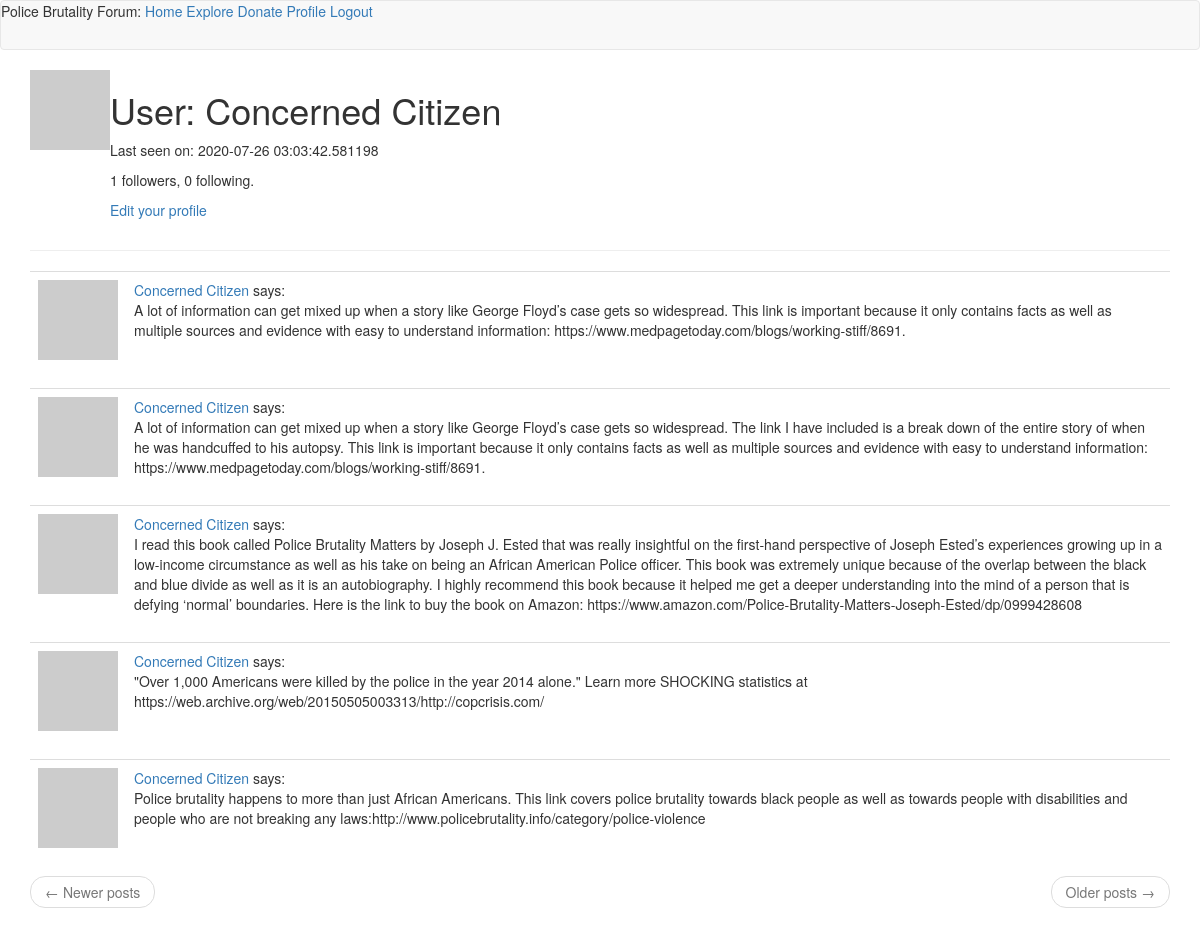
The app's page /user/Concerned Citizen (signed in) with its own data.
### app/models.py (models this page shows, shortened)
class User(UserMixin, db.Model):
    id = db.Column(db.Integer, primary_key=True)
    username = db.Column(db.String(64), index=True, unique=True)
    email = db.Column(db.String(120), index=True, unique=True)
    password_hash = db.Column(db.String(128))
    posts = db.relationship('Post', backref='author', lazy='dynamic')
    about_me = db.Column(db.String(140))
    last_seen = db.Column(db.DateTime, default=datetime.utcnow)
    def avatar(self, size):
        digest = md5(self.email.lower().encode('utf-8')).hexdigest()
        return 'https://www.gravatar.com/avatar/{}?d=identicon&s={}'.format(digest, size)
    followed = db.relationship(
        'User', secondary=followers,
        primaryjoin=(followers.c.follower_id == id),
        secondaryjoin=(followers.c.followed_id == id),
        backref=db.backref('followers', lazy='dynamic'), lazy='dynamic')

class Post(db.Model):
    id = db.Column(db.Integer, primary_key=True)
    body = db.Column(db.String(5000))
    timestamp = db.Column(db.DateTime, index=True, default=datetime.utcnow)
    user_id = db.Column(db.Integer, db.ForeignKey('user.id'))

### app/routes.py (the view)
@app.route('/user/<username>')
@login_required
def user(username):
    user = User.query.filter_by(username=username).first_or_404()
    page = request.args.get('page', 1, type=int)
    posts = user.posts.order_by(Post.timestamp.desc()).paginate(
        page, app.config['POSTS_PER_PAGE'], False)
    next_url = url_for('user', username=user.username, page=posts.next_num) \
        if posts.has_next else None
    prev_url = url_for('user', username=user.username, page=posts.prev_num) \
        if posts.has_prev else None
    form = EmptyForm()
    return render_template('user.html', user=user, posts=posts.items,next_url=next_url, prev_url=prev_url, form=form,numb=0)

### app/models.py (called while the page is built)
@login.user_loader
def load_user(id):
    return User.query.get(int(id))

### app/routes.py (called while the page is built)
@app.before_request
def before_request():
    if current_user.is_authenticated:
        current_user.last_seen = datetime.utcnow()
        db.session.commit()

### app/templates/user.html (shortened to what this page needs)
{% extends "base.html" %}
{% block app_content %}
    <table>
        <tr valign="top">
            <td><img src="{{ user.avatar(128) }}"></td>
            <td>
                <h1>User: {{ user.username }}</h1>
                {% if user.last_seen %}<p>Last seen on: {{ user.last_seen }}</p>{% endif %}
                <p>{{ user.followers.count() }} followers, {{ user.followed.count() }} following.</p>
                {% if user == current_user %}
                <p><a href="{{ url_for('edit_profile') }}">Edit your profile</a></p>
                {% endif %}
            </td>
        </tr>
    </table>
    <hr>
    {% for post in posts %}
        {%include '_post.html'%}
    {% endfor %}
    <nav aria-label="...">
        <ul class="pager">
            <li class="previous{% if not prev_url %} disabled{% endif %}">
                <a href="{{ prev_url or '#' }}">
                    <span aria-hidden="true">&larr;</span> Newer posts
                </a>
            </li>
            <li class="next{% if not next_url %} disabled{% endif %}">
                <a href="{{ next_url or '#' }}">
                    Older posts <span aria-hidden="true">&rarr;</span>
                </a>
            </li>
        </ul>
    </nav>
{% endblock %}

### app/templates/_post.html
<table class="table table-hover">
    <tr>
        <td width="70px">
            <a href="{{ url_for('user', username=post.author.username) }}"><img src="{{ post.author.avatar(70) }}" /></a>
        </td>
        <td>
            <a href="{{ url_for('user', username=post.author.username) }}">{{ post.author.username }}</a>
            says:<br>
            {{ post.body }}
        </td>
    </tr>
</table>

### records on screen
User: username "Concerned Citizen", last_seen "2020-07-26 03:03:42.581198"
Post: author.username "Concerned Citizen", body "A lot of information can get mixed up when a story like George Floyd’s case gets so widespread. This link is important because it only contains facts as well as multiple sources and evidence with easy to understand information: https://www.medpagetoday.com/blogs/working-stiff/8691."
Post: author.username "Concerned Citizen", body "A lot of information can get mixed up when a story like George Floyd’s case gets so widespread. The link I have included is a break down of the entire story of when he was handcuffed to his autopsy. This link is important because it only contains facts as well as multiple sources and evidence with easy to understand information: https://www.medpagetoday.com/blogs/working-stiff/8691."
Post: author.username "Concerned Citizen", body "I read this book called Police Brutality Matters by Joseph J. Ested that was really insightful on the first-hand perspective of Joseph Ested’s experiences growing up in a low-income circumstance as well as his take on being an African American Police officer. This book was extremely unique because of the overlap between the black and blue divide as well as it is an autobiography. I highly recommend this book because it helped me get a deeper understanding into the mind of a person that is defying ‘normal’ boundaries. Here is the link to buy the book on Amazon: https://www.amazon.com/Police-Brutality-Matters-Joseph-Ested/dp/0999428608"
Post: author.username "Concerned Citizen", body "\"Over 1,000 Americans were killed by the police in the year 2014 alone.\" Learn more SHOCKING statistics at https://web.archive.org/web/20150505003313/http://copcrisis.com/"
Post: author.username "Concerned Citizen", body "Police brutality happens to more than just African Americans. This link covers police brutality towards black people as well as towards people with disabilities and people who are not breaking any laws:http://www.policebrutality.info/category/police-violence"

### other values on screen
{{ user.followers.count() }} "1"
{{ user.followed.count() }} "0"
